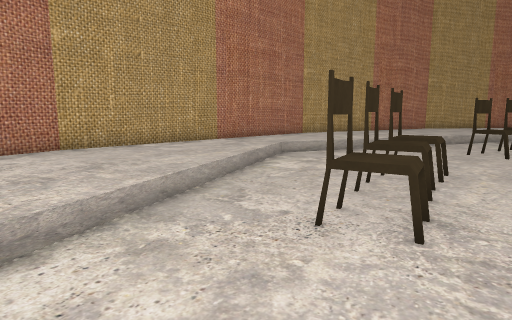
View 1 (above)

21 first-person views from a walk through a 3-D level made in the Unity game engine. The camera is 1.4 m above the floor, tilts 8° down and sees 75° across. The floor is counted in squares, 1 m on a side. Each view is taken from the middle of a square. On the plan, view 1 faces up. The plan holds only what a view shows up to about 15 squares ahead; the rest is blank. The place goes on beyond the plan. Some animated figures are not drawn.

View 2
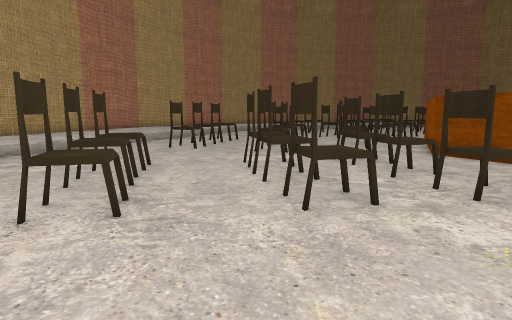

View 3
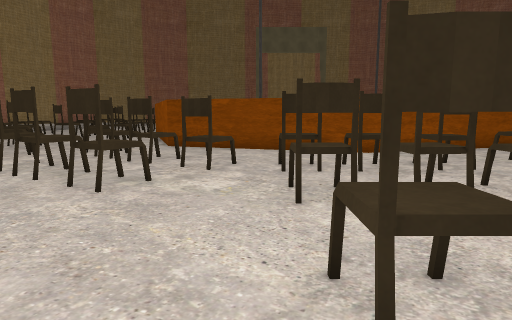

View 4
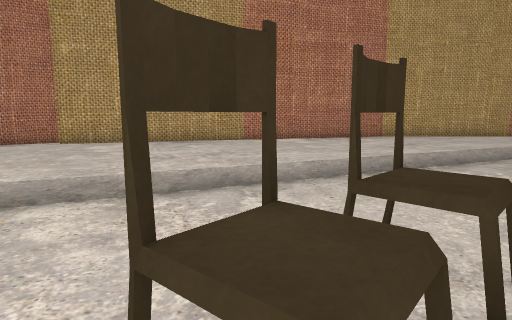

View 5
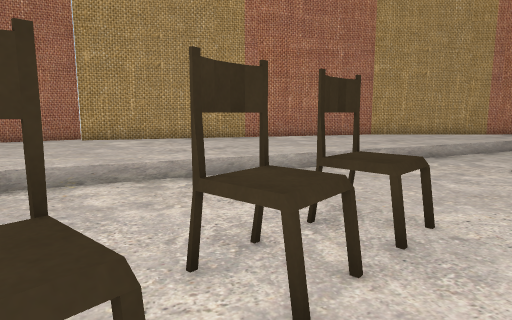

View 6
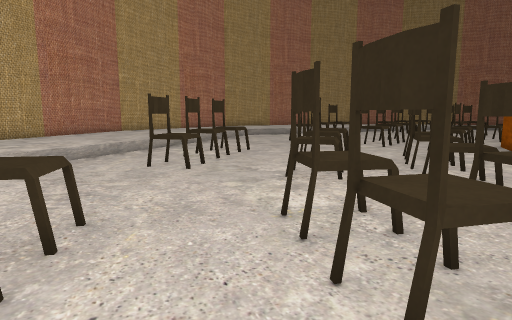

View 7
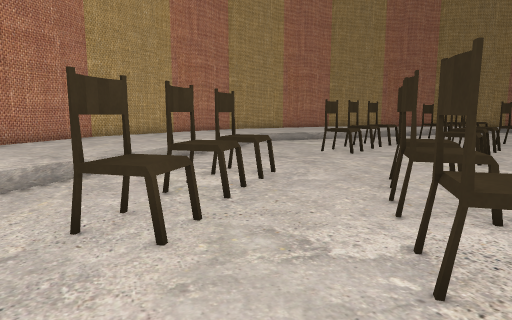

View 8
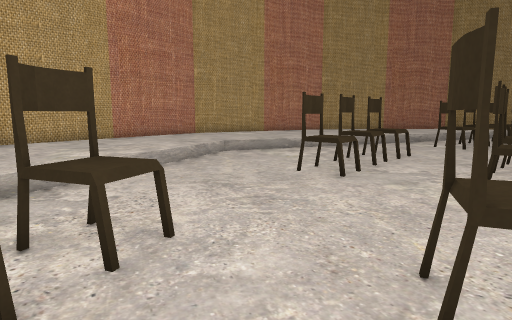

View 9
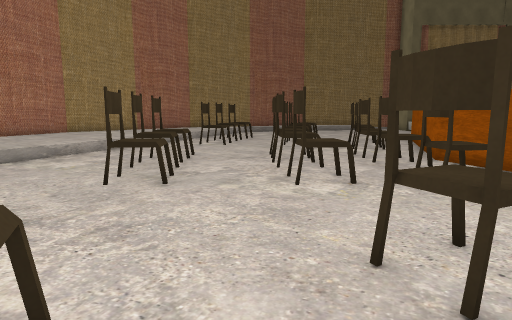

View 10
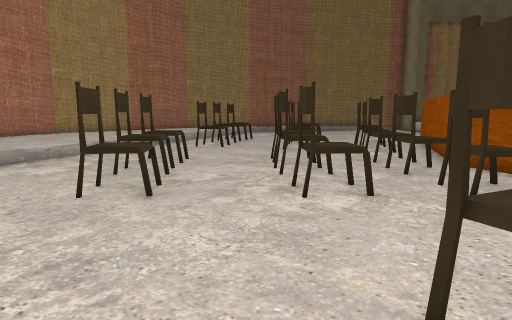

View 11
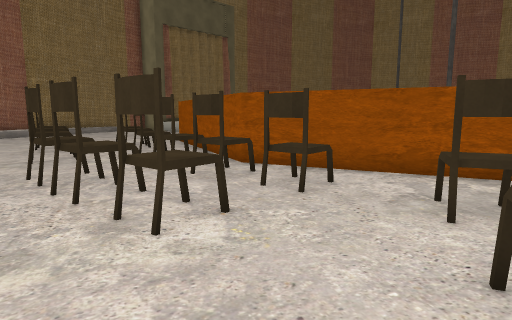

View 12
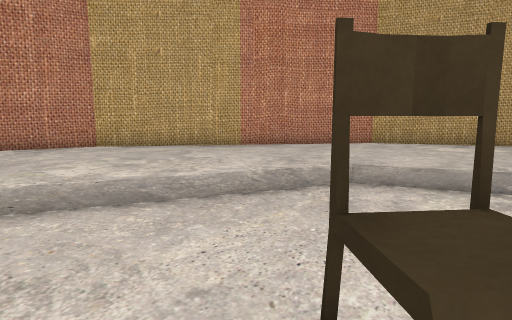

View 13
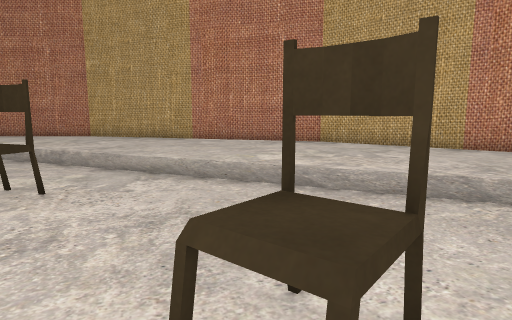

View 14
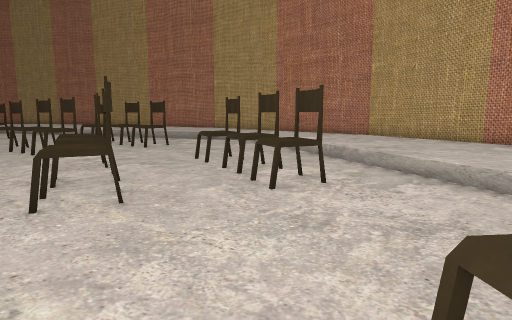

View 15
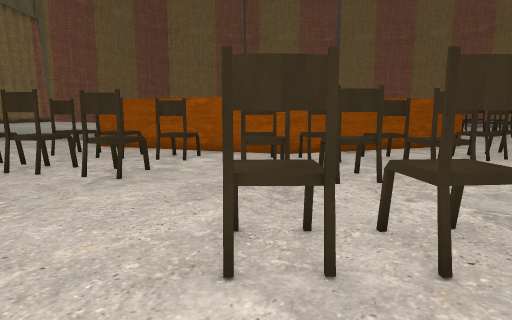

View 16
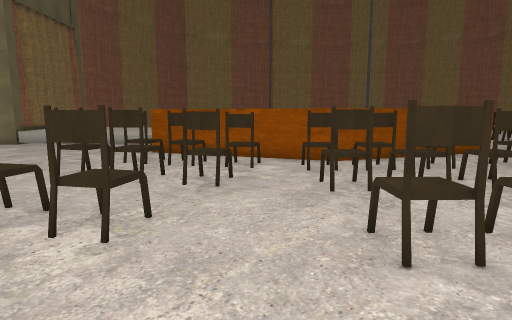

View 17
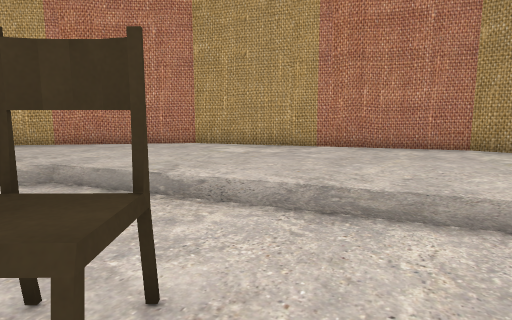

View 18
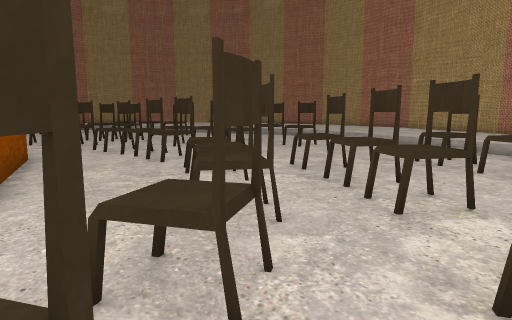

View 19
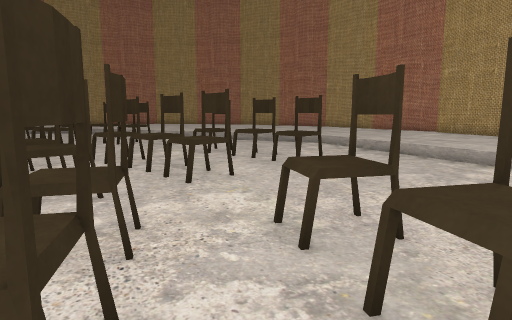

View 20
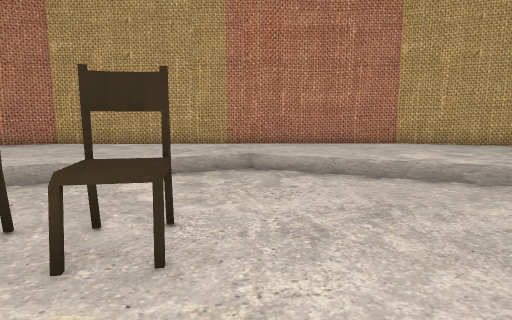

View 21
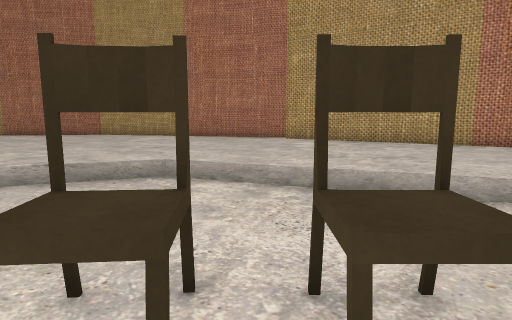

### Floor plan
Key: @ floor where view 1 was taken; # wall or solid block; x gap in a wall; . main floor; : floor 0.5 m higher than the main floor; / step, stairs or slope; = window, fence, low wall or low ledge; ^ raised ledge.
Columns run from 12 left of view 1 to 26 right of it. Each row starts with its distance up from view 1.
 23                          ############
 22                      #####::::::::::###
 21                     ##:::::::::::::::::
 20                   ###::::::::::::::::::
 19                 ###::::::::::::::::::::
 18               ###::::::::::://.//::::::
 17              ##:::::::::::/......./::::
 16             ##::::::::://...........//
 15            ##::::::://.................
 14           ##:::::://.........^.^x^.....
 13          ##:::://......##....^.^.^...^^
 12         ##::://......^^^=............=.
 11        ##::::.......#=.................
 10       ##::::/.......=........^.^#^.....
  9       #:::::/..........##^...^.==...^=#
  8      ##:::::...#=....#.^..............=
  7      #:::::/...^^....^^...#=.^.^^^.^##.
  6     ##:::::/..#^........#^^..=.....^=^^
  5     #::::::..#=...^^..#^=.....#####....
  4    ##:::::/..#^..#^..^==...####   ####.
  3    #::::::........=.#^...###         ##
  2   ##:::::/......#^.#^...##
  1   #::::::/......=..#=...#
  0  ##::::::...@......^...##
 -1 ##::::::/..............#
 -2 #:::::::/...^..^^.^^...#
 -3 #:::::::...............#
 -4 #::::::/....^=.^^.^^..##
 -5 :::::::...............#
 -6  ::::::/....^^.#^.#^..#

Positions as (right, up) in squares from view 1, and headings:
1: (0, 0), facing up
2: (0, -1), facing up-right
3: (-2, -1), facing right
4: (1, -5), facing up-left
5: (2, -6), facing up-left
6: (3, 3), facing up-right
7: (6, 7), facing up-right
8: (10, 9), facing up-right
9: (10, 11), facing right
10: (11, 11), facing right
11: (13, 12), facing down-right
12: (16, 12), facing up
13: (18, 12), facing up-left
14: (18, 12), facing left
15: (21, 17), facing down
16: (23, 18), facing down
17: (22, 12), facing up
18: (12, 7), facing down-left
19: (8, 4), facing down-left
20: (7, 6), facing up-left
21: (2, -3), facing left
